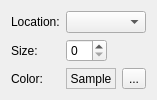
          <widget class="QWidget" name="page_panel2_appearance">
           <property name="geometry">
            <rect>
             <x>0</x>
             <y>0</y>
             <width>157</width>
             <height>90</height>
            </rect>
           </property>
           <attribute name="label">
            <string>Appearance</string>
           </attribute>
           <layout class="QFormLayout" name="formLayout_2">
            <property name="fieldGrowthPolicy">
             <enum>QFormLayout::ExpandingFieldsGrow</enum>
            </property>
            <item row="0" column="0">
             <widget class="QLabel" name="label_7">
              <property name="text">
               <string>Location:</string>
              </property>
             </widget>
            </item>
            <item row="0" column="1">
             <widget class="QComboBox" name="combo_panel2_loc">
              <property name="sizePolicy">
               <sizepolicy hsizetype="Expanding" vsizetype="Fixed">
                <horstretch>0</horstretch>
                <verstretch>0</verstretch>
               </sizepolicy>
              </property>
             </widget>
            </item>
            <item row="1" column="0">
             <widget class="QLabel" name="label_8">
              <property name="text">
               <string>Size:</string>
              </property>
             </widget>
            </item>
            <item row="1" column="1">
             <widget class="QSpinBox" name="spin_panel2_size"/>
            </item>
            <item row="2" column="0">
             <widget class="QLabel" name="label_9">
              <property name="text">
               <string>Color:</string>
              </property>
             </widget>
            </item>
            <item row="2" column="1">
             <layout class="QHBoxLayout" name="horizontalLayout_10">
              <item>
               <widget class="QLabel" name="label_panel2_sample">
                <property name="sizePolicy">
                 <sizepolicy hsizetype="Expanding" vsizetype="Preferred">
                  <horstretch>0</horstretch>
                  <verstretch>0</verstretch>
                 </sizepolicy>
                </property>
                <property name="frameShape">
                 <enum>QFrame::StyledPanel</enum>
                </property>
                <property name="text">
                 <string>Sample</string>
                </property>
                <property name="alignment">
                 <set>Qt::AlignCenter</set>
                </property>
               </widget>
              </item>
              <item>
               <widget class="QToolButton" name="tool_panel2_getcolor">
                <property name="text">
                 <string>...</string>
                </property>
               </widget>
              </item>
             </layout>
            </item>
           </layout>
          </widget>
